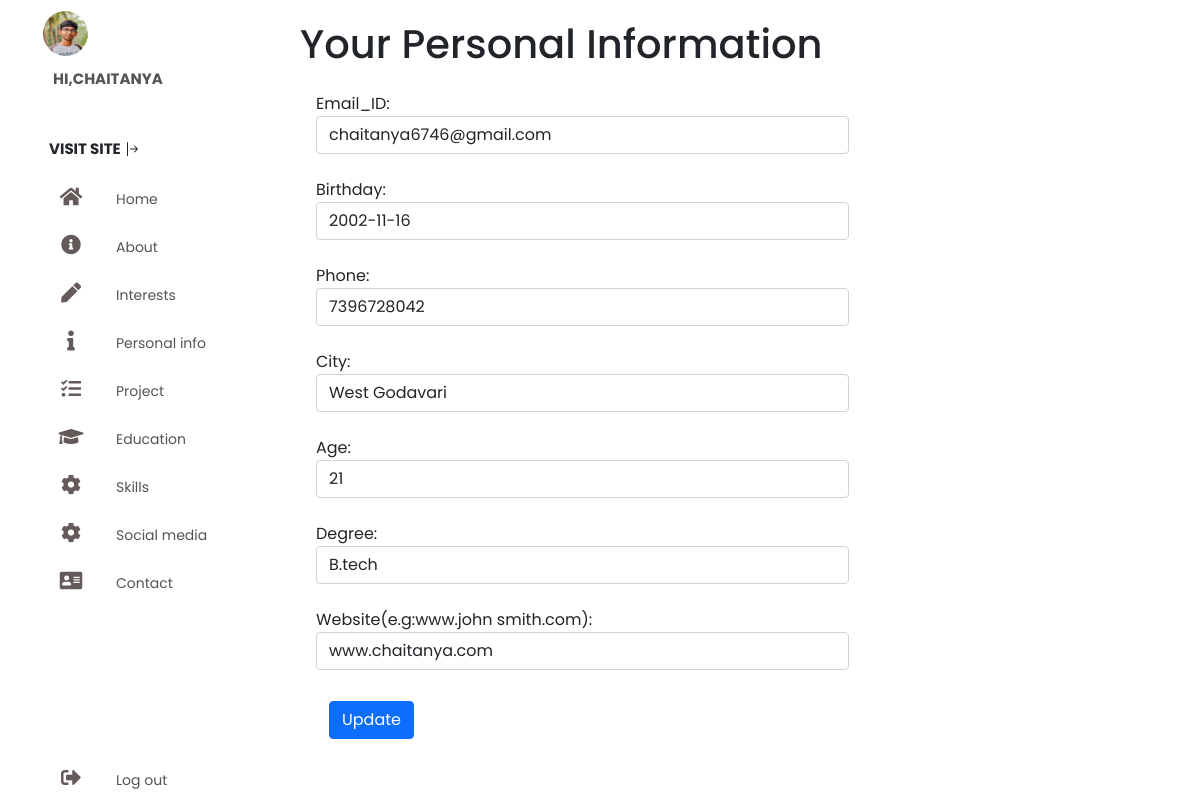
Page /personal_info.php (signed in) on the committed database.
### tables this page shows
CREATE TABLE `about` (
  `id` int(11) NOT NULL,
  `uuid` varchar(255) NOT NULL,
  `about_us` varchar(255) NOT NULL,
  `about_title` varchar(255) NOT NULL,
  `about_subtitle` varchar(255) NOT NULL,
  `profile_pic` text NOT NULL,
  `about_desc` varchar(255) NOT NULL
);

CREATE TABLE `personal_info` (
  `id` int(11) NOT NULL,
  `uuid` varchar(255) NOT NULL,
  `email` varchar(255) NOT NULL,
  `birthday` date NOT NULL,
  `phone` text NOT NULL,
  `city` varchar(255) NOT NULL,
  `age` int(11) NOT NULL,
  `degree` text NOT NULL,
  `website` varchar(255) NOT NULL
);

### personal_info.php (the view, shortened to what this page needs)
<?php
require_once 'conn.php';
include("includes/header.php");
$selectpersonalinfo = "SELECT * FROM personal_info WHERE uuid='$uuid'";
$dtpinfo = mysqli_query($conn, $selectpersonalinfo);
?>
<section class="main">
    <div class="main-top">
        <h1>Your Personal Information</h1>
    </div>
    <div>
        <?php
        if (mysqli_num_rows($dtpinfo) > 0) {
            while ($row = $dtpinfo->fetch_assoc()) {
        ?>
                <form action="" method="POST">
                    <div class="col-12 col-md-8 my-4 mx-3">
                        <label for="email">Email_ID:</label>
                        <input type="email" id="email" placeholder="Enter your email address" value="<?php echo $row['email']; ?>" class="form-control" name="mail" />
                    </div>
                    <div class="col-12 col-md-8 my-4 mx-3">
                        <label for="bday">Birthday:</label>
                        <input type="text" id="bday" value="<?php echo $row['birthday']; ?>" class="form-control" name="bday" placeholder="Eg:YYYY-MM-DD" />
                    </div>
                    <div class="col-12 col-md-8 my-4 mx-3">
                        <label for="phone">Phone:</label>
                        <input type="number" id="phone" placeholder="Enter your mobile number" value="<?php echo $row['phone']; ?>" class="form-control" name="phone" />
                    </div>
                    <div class="col-12 col-md-8 my-4 mx-3">
                        <label for="city">City:</label>
                        <input type="text" id="city" placeholder="Enter your city" value="<?php echo $row['city']; ?>" class="form-control" name="city" />
                    </div>
                    <div class="col-12 col-md-8 my-4 mx-3">
                        <label for="age">Age:</label>
                        <input type="text" id="age" placeholder="Enter your age" value="<?php echo $row['age']; ?>" class="form-control" name="age" />
                    </div>
                    <div class="col-12 col-md-8 my-4 mx-3">
                        <label for="Dgree">Degree:</label>
                        <input type="text" id="Dgree" placeholder="Enter your degree" value="<?php echo $row['degree']; ?>" class="form-control" name="dgree" />
                    </div>
                    <div class="col-12 col-md-8 my-4 mx-3">
                        <label for="site">Website(e.g:www.john smith.com):</label>
                        <input type="text" id="site" placeholder="Enter your website" value="<?php echo $row['website']; ?>" class="form-control" name="site" />
                    </div>
                <?php
            }
            }
                ?>
                <div class="btn">
                    <button type="submit" class="btn btn-primary mx-3" name="updatepinfo">Update</button>
                </div>
                </form>
    </div>
</section>

### header.php (shortened to what this page needs)
<?php
require_once('conn.php');
$uuid = $_SESSION['id'];
$selectabt = "SELECT * FROM about WHERE uuid='$uuid'";
$abt = mysqli_query($conn, $selectabt);
?>
<!DOCTYPE html>
<html lang="en">
<head>
    <link rel="stylesheet" href="css/style.css" />
    <link rel="stylesheet" href="https://cdnjs.cloudflare.com/ajax/libs/font-awesome/5.15.4/css/all.min.css" />
    <link href="https://cdn.jsdelivr.net/npm/bootstrap@5.1.3/dist/css/bootstrap.min.css" rel="stylesheet" />
</head>
<body>
    <div class="imp-container">
        <nav>
            <ul>
                <li>
                    <?php
                    if (mysqli_num_rows($abt) > 0) {
                        while ($row = mysqli_fetch_array($abt)) {
                    ?>
                            <a href="#" class="logo">
                                <img src="imagesuploadedf/<?php echo $row['profile_pic']; ?>" />
                            <?php
                        }
                    } else {
                            ?>
                            <a href="#" class="logo">
                                <img src="" />
                            <?php
                        }
                            ?>
                            <span class="nav-items">HI,<?php echo $_SESSION['user'] ?></span>
                            </a>
                </li>
                <li>
                    <a href="./MyResume/index.php" target="__blank" class="site">
                        <button class="btn">Visit Site
                            </button>
                    </a>
                </li>
                <li>
                    <a href="index.php">
                        <i class="fas fa-home" aria-hidden="true"></i>
                        <span class="nav-items">Home</span>
                    </a>
                </li>
                <li>
                    <a href="about.php">
                        <i class="fas fa-info-circle" aria-hidden="true"></i>
                        <span class="nav-items">About</span>
                    </a>
                </li>
                <li>
                    <a href="interests.php">
                        <i class="fas fa-solid fa-pen"></i>
                        <span class="nav-items">Interests</span>
                    </a>
                </li>
                <li>
                    <a href="Personal_info.php">
                        <i class="fas fa-info" aria-hidden="true"></i>
                        <span class="nav-items">Personal info</span>
                    </a>
                </li>
                <li>
                    <a href="project.php">
                        <i class="fas fa-tasks"></i>
                        <span class="nav-items">Project</span>
                    </a>
                </li>
                <li>
                    <a href="education.php">
                        <i class="fas fa-graduation-cap"></i>
                        <span class="nav-items">Education</span>
                    </a>
                </li>
                <li>
                    <a href="skills.php">
                        <i class="fas fa-cog"></i>
                        <span class="nav-items">Skills</span>
                    </a>
                </li>
                <li>
                    <a href="socialmedia.php">
                        <i class="fas fa-cog"></i>
                        <span class="nav-items">Social media</span>
                    </a>
                </li>
                <li>
                    <a href="contact.php">
                        <i class="fas fa-solid fa-address-card"></i>
                        <span class="nav-items">Contact</span>
                    </a>
                </li>
                <li>
                    <a href="logout.php" class="logout">
                        <i class="fas fa-sign-out-alt"></i>
                        <span class="nav-items">Log out</span>
                    </a>
                </li>
            </ul>
        </nav>

### style.css (style rules this page uses)
* { margin: 0; padding: 0; outline: none; border: none; text-decoration: none; box-sizing: border-box; font-family: "Poppins", sans-serif; }
body { background: rgb(226, 226, 226); }
nav { position: sticky; top: 0; bottom: 0; height: 100vh; left: 0; width: 90px; background: #fff; overflow: hidden; transition: 1s; }
.logo { display: flex; flex-direction: column; margin: 7px 0 0 7px; padding-bottom: 3rem; }
.logo img { width: 45px; height: 45px; border-radius: 50%; }
.logo span { font-weight: bold; padding-right: 5rem; font-size: 15px; text-transform: uppercase; display: none; }
a { position: relative; width: 280px; font-size: 14px; color: rgb(85, 83, 83) !important; display: table; padding: 4px; text-decoration: none !important; }
nav .fas { position: relative; width: 70px; height: 40px; top: 12px; font-size: 20px; text-align: center; color: rgba(45, 30, 30, 0.734); }
ul { list-style: none; }
.nav-items { position: relative; top: 12px; margin-left: 10px; }
.logout { position: absolute; bottom: 0; }
.imp-container { display: flex; }
.main { position: relative; padding: 20px; width: 70%; }

### header.php (style rules this page uses)
.site button { font-weight: bold; font-size: 15px; text-transform: uppercase; display: none; }

### rows in the picture
about: profile_pic (picture)
personal_info: mail "chaitanya6746@gmail.com", bday "2002-11-16", phone "7396728042", city "West Godavari", age "21", dgree "B.tech", site "www.chaitanya.com"

### other values in the picture
$_SESSION['user'] "CHAITANYA"
